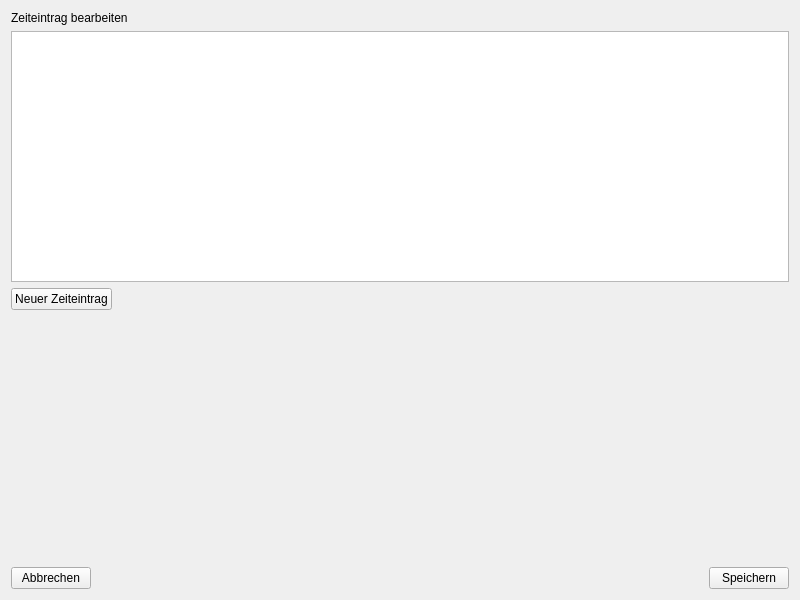
<?xml version="1.0" encoding="UTF-8"?>
<ui version="4.0">
 <class>EditZeiteintrag</class>
 <widget class="QWidget" name="EditZeiteintrag">
  <property name="geometry">
   <rect>
    <x>0</x>
    <y>0</y>
    <width>800</width>
    <height>600</height>
   </rect>
  </property>
  <property name="windowTitle">
   <string>Form</string>
  </property>
  <layout class="QVBoxLayout" name="verticalLayout_2">
   <item>
    <layout class="QVBoxLayout" name="verticalLayout">
     <item>
      <widget class="QLabel" name="header">
       <property name="text">
        <string>Zeiteintrag bearbeiten</string>
       </property>
      </widget>
     </item>
     <item>
      <widget class="QListWidget" name="listWidget">
       <property name="sizePolicy">
        <sizepolicy hsizetype="Expanding" vsizetype="MinimumExpanding">
         <horstretch>0</horstretch>
         <verstretch>0</verstretch>
        </sizepolicy>
       </property>
      </widget>
     </item>
     <item>
      <layout class="QHBoxLayout" name="horizontalLayout_2">
       <item>
        <widget class="QPushButton" name="new_2">
         <property name="cursor">
          <cursorShape>PointingHandCursor</cursorShape>
         </property>
         <property name="text">
          <string>Neuer Zeiteintrag</string>
         </property>
        </widget>
       </item>
       <item>
        <spacer name="horizontalSpacer_2">
         <property name="orientation">
          <enum>Qt::Horizontal</enum>
         </property>
         <property name="sizeHint" stdset="0">
          <size>
           <width>40</width>
           <height>20</height>
          </size>
         </property>
        </spacer>
       </item>
      </layout>
     </item>
     <item>
      <spacer name="verticalSpacer">
       <property name="orientation">
        <enum>Qt::Vertical</enum>
       </property>
       <property name="sizeHint" stdset="0">
        <size>
         <width>20</width>
         <height>40</height>
        </size>
       </property>
      </spacer>
     </item>
     <item>
      <layout class="QHBoxLayout" name="horizontalLayout">
       <item>
        <widget class="QPushButton" name="cancel">
         <property name="cursor">
          <cursorShape>PointingHandCursor</cursorShape>
         </property>
         <property name="text">
          <string>Abbrechen</string>
         </property>
        </widget>
       </item>
       <item>
        <spacer name="horizontalSpacer">
         <property name="orientation">
          <enum>Qt::Horizontal</enum>
         </property>
         <property name="sizeHint" stdset="0">
          <size>
           <width>40</width>
           <height>20</height>
          </size>
         </property>
        </spacer>
       </item>
       <item>
        <widget class="QPushButton" name="save">
         <property name="cursor">
          <cursorShape>PointingHandCursor</cursorShape>
         </property>
         <property name="text">
          <string>Speichern</string>
         </property>
        </widget>
       </item>
      </layout>
     </item>
    </layout>
   </item>
  </layout>
 </widget>
 <resources/>
 <connections/>
</ui>
